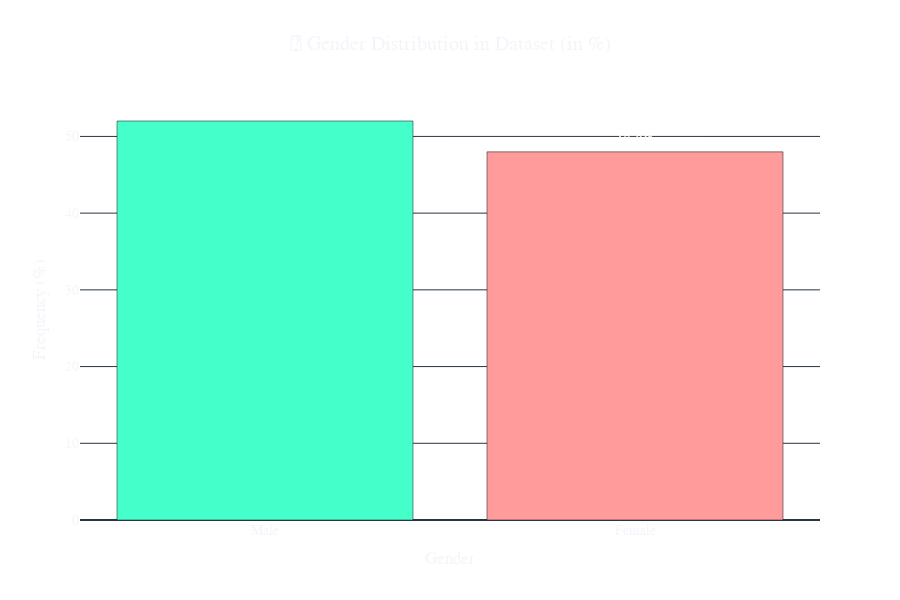

Here is the notebook cell this chart was saved with:
### Code cell
# Create bar chart
fig = px.bar(
    data_frame=gender,
    x=gender.index,
    y=gender.values,
    color=gender.index,
    title="👥 Gender Distribution in Dataset (in %)",
    labels={"x": "Gender", "y": "Percentage"},
    color_discrete_sequence=["#45FFCA", "#FF9B9B"],
    template="plotly_dark",
    height=600,  # <- Increased height here
    text=gender.apply(lambda x: f"{x:.1f}%")
    
)

# Update layout for better readability
fig.update_layout(
    title_font_size=20,
    title_x=0.5,
    xaxis_title="Gender",
    yaxis_title="Frequency (%)",
    font=dict(family="Arial", size=14),
    plot_bgcolor="rgba(0,0,0,0)",
    paper_bgcolor="rgba(0,0,0,0)",
    showlegend=False
    
)

# Update text and hover styling
fig.update_traces(
    textposition="outside",
    textfont=dict(size=16, family="Arial", color="#FFFFFF"),
    hovertemplate="Gender: %{x}<br>Percentage: %{y:.1f}%"
)

# Show the plot
fig.show()

### Figure 1 — Plotly figure (JSON) as saved in the notebook; plotly's stock layout.template omitted (floating-point values rounded to 4 significant figures)
{"data": [{"hovertemplate": "Gender: %{x}<br>Percentage: %{y:.1f}%", "legendgroup": "Male", "marker": {"color": "#45FFCA", "pattern": {"shape": ""}}, "name": "Male", "orientation": "v", "showlegend": true, "text": ["52.0%"], "textfont": {"color": "#FFFFFF", "family": "Arial", "size": 16}, "textposition": "outside", "type": "bar", "x": ["Male"], "xaxis": "x", "y": [52.01], "yaxis": "y"}, {"hovertemplate": "Gender: %{x}<br>Percentage: %{y:.1f}%", "legendgroup": "Female", "marker": {"color": "#FF9B9B", "pattern": {"shape": ""}}, "name": "Female", "orientation": "v", "showlegend": true, "text": ["48.0%"], "textfont": {"color": "#FFFFFF", "family": "Arial", "size": 16}, "textposition": "outside", "type": "bar", "x": ["Female"], "xaxis": "x", "y": [47.99], "yaxis": "y"}], "layout": {"barmode": "relative", "font": {"family": "Arial", "size": 14}, "height": 600, "legend": {"title": {"text": "Gender"}, "tracegroupgap": 0}, "paper_bgcolor": "rgba(0,0,0,0)", "plot_bgcolor": "rgba(0,0,0,0)", "showlegend": false, "title": {"font": {"size": 20}, "text": "👥 Gender Distribution in Dataset (in %)", "x": 0.5}, "xaxis": {"anchor": "y", "categoryarray": ["Male", "Female"], "categoryorder": "array", "domain": [0, 1], "title": {"text": "Gender"}}, "yaxis": {"anchor": "x", "domain": [0, 1], "title": {"text": "Frequency (%)"}}}}
